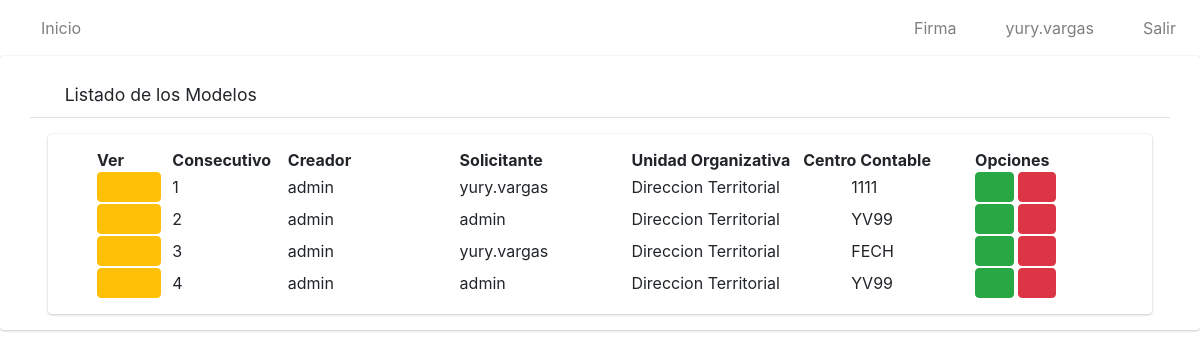
/listar_modelos/ (signed in), run on an earlier commit of the app's database.
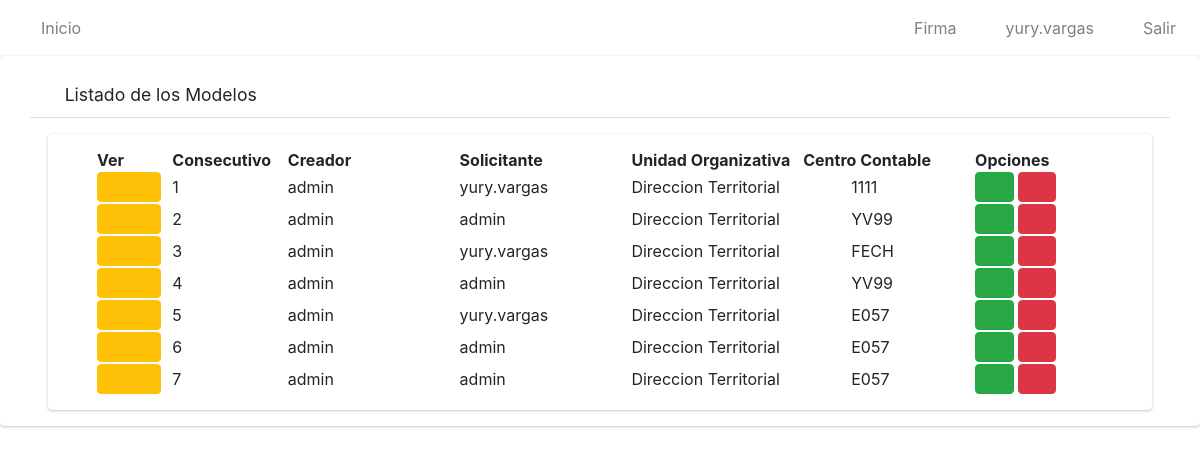
And on a later commit of the database.
### app/models.py (models this page shows, shortened)
class Modelo(models.Model):
    nombre=models.CharField(max_length=50)
    solicitante=models.CharField(max_length=50)
    unidad_organizativa=models.CharField(max_length=100)
    c_contable=models.CharField(max_length=4)
    consec=models.IntegerField()
    solicitudes=models.ManyToManyField(Solicitud)

### app/views.py (the view)
# urls.py: path('listar_modelos/', ModeloListView.as_view(), name='listarMod'),
class ModeloListView(ListView):
    model = Modelo
    template_name = 'modelos/listar.html'
    @method_decorator(login_required)
    def dispatch(self, request, *args, **kwargs):
        return super().dispatch(request,*args,** kwargs)
    def get_context_data(self, **kwargs):
        context = super().get_context_data(**kwargs)
        lista_solicitantes=[]
        modelos=Modelo.objects.all()
        pos=0
        for i in modelos:
            lista_solicitantes.append(i.solicitudes.first().solicitante)
        context['title'] = "Listado de Solicitudes"
        context['solicitantes'] = lista_solicitantes
        return context

### app/templates/modelos/listar.html
{% extends 'base.html' %}
{% load static %}
{% block content %}
    <div class=" card card-default">
        <div class="card-header px-3 mb-3 mt-3 container">
            <h3 class="card-title">
            <i class="fas fa-search"></i>
                Listado de los Modelos
            </h3>
            </div>
        <div class="card card-body content-header mx-5 px-5">
            <table id="myTable" class="display" style="width: 100%;">
                <thead>
                    <tr>
                        <th>Ver</th>
                        <th style="width: 2cm">Consecutivo</th>
                        <th>Creador</th>
                        <th>Solicitante</th>
                        <th>Unidad Organizativa</th>
                        <th>Centro Contable</th>
                        <th style="width: 3cm">Opciones</th>
                    </tr>
                </thead>
                <tbody>
                    {% for i in object_list %}
                    <tr>
                        <td style="width: 1cm"><a href="{% url 'solicitudModel' i.id%}" type="button" class="btn btn-warning">
                    <i class="fas fa-eye" style="width: 1cm"></i>
                </a></td>
                        <td style="width: 20px;">{{i.consec}}</td>
                        <td style="width: 150px;">{{i.nombre}}</td>
                        <td style="width: 150px;">{{i.solicitante}}</td>
                        <td style="width: 150px;">{{i.unidad_organizativa}}</td>
                        <td style="width: 150px;"><div class="pl-5">{{i.c_contable}}</div></td>
                        <td>
                <a href="#" type="button" class="btn btn-success">
                    <i class="fas fa-file"></i>
                </a>
                <a href="#" type="button" class="btn btn-danger">
                    <i class="fas fa-trash-alt"></i>
                </a></td>
                    </tr>
                    {% endfor %}
                </tbody>
            </table>
        </div>
    </div>
{% endblock %}

What changed in the data, as far as the page shows it:
added Modelo: consec "5", nombre "admin", solicitante "yury.vargas", unidad_organizativa "Direccion Territorial", c_contable "E057"
added Modelo: consec "6", nombre "admin", solicitante "admin", unidad_organizativa "Direccion Territorial", c_contable "E057"
added Modelo: consec "7", nombre "admin", solicitante "admin", unidad_organizativa "Direccion Territorial", c_contable "E057"
